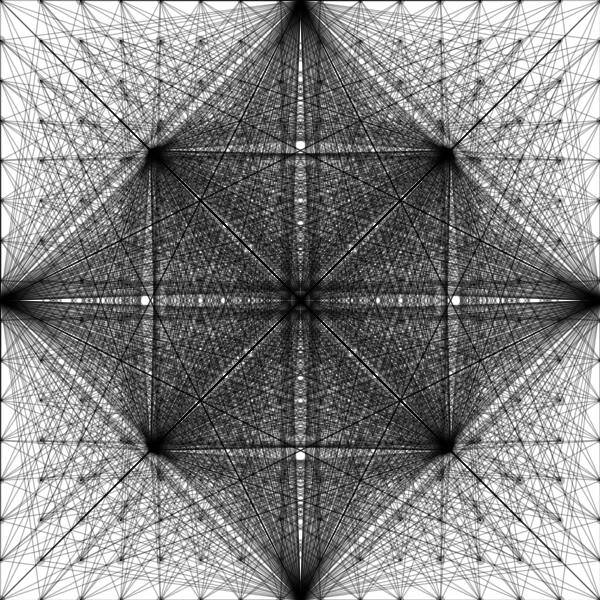
Frame 1 (no input)
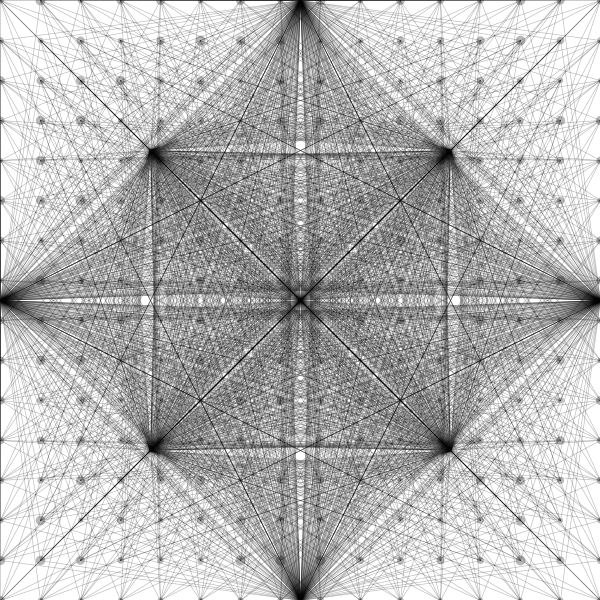
Frame 2 (the mouse pressed at the canvas centre, redrawn once)

The Processing sketch that drew these frames (run headless with seeded random() and noise(); the mouse was pressed at the canvas centre and the sketch redrawn once):

// Processing sketch: processing_147678
// ── processing_147678.pde

// Konkuk University
// Department of Dynamic Media
// SOS iDesign
// Name: Song Youngjun
// ID: 201420083

void setup() {
  size (600, 600);
  smooth();
  noLoop();
}

void draw() {
  background(255);
  float r1 = random(0.1, 2);
  stroke(0, 70);
  strokeWeight(r1);
  for (float a = 0; a <= width; a = a+40) {
    for (float b = 0; b <= height; b = b+40) {
      line(width/4, height/4, a, b);
      line((width/4)*3, (height/4)*3, a, b);
      line(width/4, (height/4)*3, a, b);
      line((width/4)*3, height/4, a, b);
      line(width/2, height/2, a, b);
      line(width/2, 0, a, b);
      line(0, height/2, a, b);
      line(width/2, height, a, b);
      line(width, height/2, a, b);
    }
  }


  for (float c = 0; c <= width; c = c+40) {
    for (float d = 0; d <= height; d = d+40) {
      strokeWeight(random(5,10));
      point(c, d);
    }
  }
}

void keyPressed() {
  background(255);
  redraw();
} 
